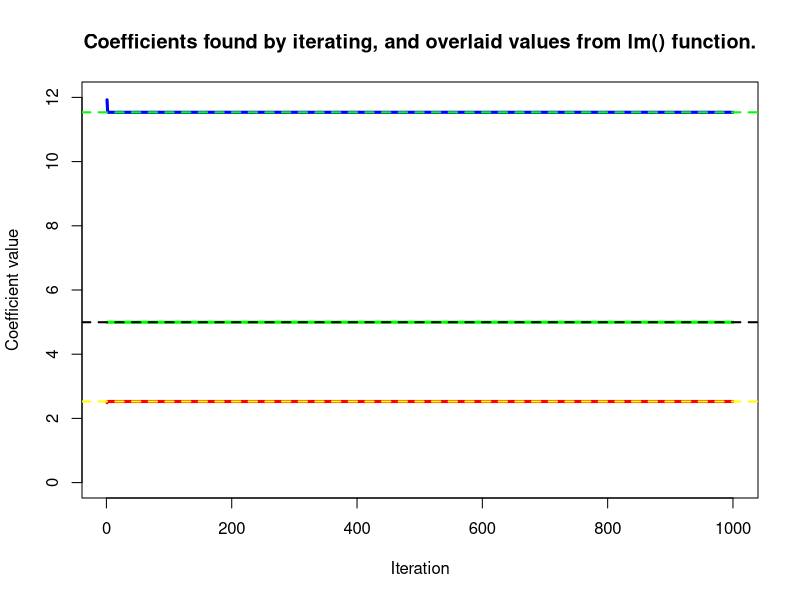

This chart was generated by the following R code:
## ---- chunk 1
knitr::opts_chunk$set(echo = TRUE)
## ---- chunk 2
set.seed(5)
x1 = rnorm(100, sd=2)
x2 = rnorm(100, sd=sqrt(2))
eps = rnorm(100, sd = 1)
b0 = 5; b1=2.5 ; b2=11.5
y = b0 +b1*x1 + b2*x2 + eps
## ---- chunk 3
beta1=1
a=y-beta1*x1
beta2=lm(a~x2)$coef
beta2

beta2=10
a=y-beta2*x2
beta1=lm(a~x1)$coef
beta1
## ---- chunk 4
beta.df = data.frame("beta0"=rep(0,1000),"beta1"=rep(0,1000),"beta2"=rep(0,1000))
beta1 = 0
beta2=0

for (i in 1:1000){
  a=y-beta1*x1
  model = lm(a~x2)
  beta2 = model$coef[2]
  beta.df$beta2[i]= beta2
  a=y-beta2*x2
  model = lm(a~x1)
  beta1 = model$coef[2]
  beta.df$beta1[i]=beta1
  
  beta.df$beta0[i]=model$coef[1]
}
beta.df


plot(1:1000,beta.df$beta2,ylim=range(0:12),type='l', lwd="3", col="blue",
xlab="Iteration",ylab="Coefficient value")
title("Coefficients found by iterating, and overlaid values from lm() function.")
lines(1:1000,beta.df$beta1, col="red", lwd=3)
lines(1:1000,beta.df$beta0, col="green",lwd=3)

#compare to lm function
lm.fit=lm(y~x1+x2)
coef(lm.fit)

abline(h=4.996049, lty=2, lwd=2)
abline(h=2.526440, lty=2, lwd=2, col="yellow")
abline(h=11.536752, lty=2, lwd=2, col="green")
